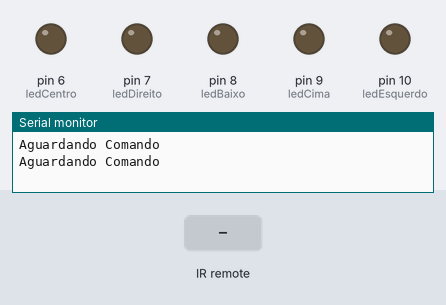
This sketch was run on a simulated Arduino Uno, built with avr-gcc and run on an emulated ATmega328P. Parts: output pins drawn as LEDs (lit = HIGH), the last lines printed to the serial monitor. The test bench sets the inputs (shaded band).

Above: at 1.8 s.
1.9 s: infrared code 0xFF18E7 received
At 3.2 s:
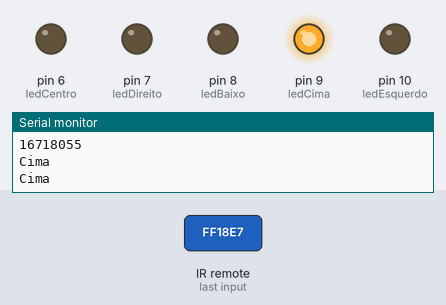
3.5 s: infrared code 0xFF10EF received
At 4.8 s:
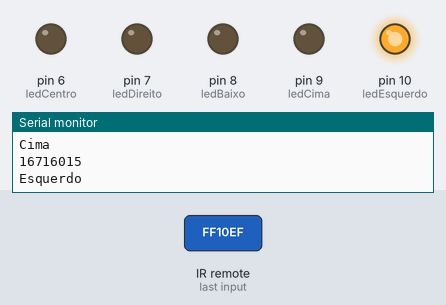
5.5 s: infrared code 0xFF38C7 received
At 6.3 s:
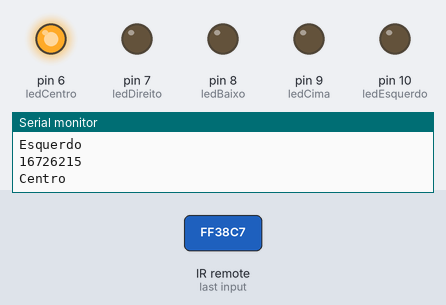
7.5 s: infrared code 0xFF5AA5 received
At 9.1 s:
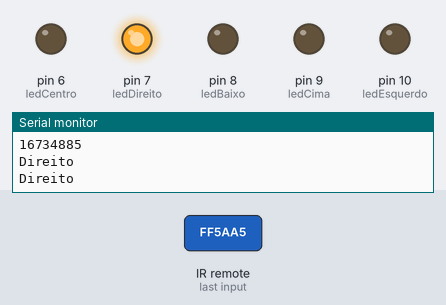
9.5 s: infrared code 0xFF4AB5 received
At 10.6 s:
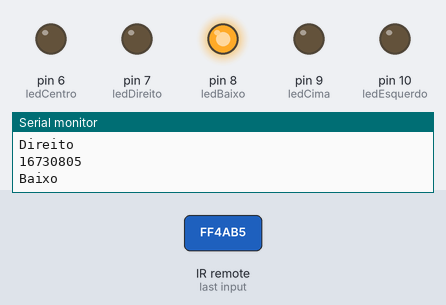
Timing chart, 0 to 12.5 s (numbered marks = the images above; inputs shaded):
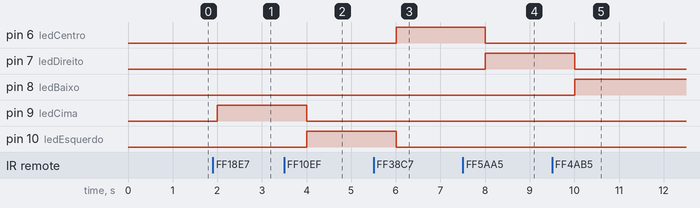

The sketch:

Aula015.ino
```cpp
#include <IRremote.h>

int pinoIR = 13;
int ledDireito = 7;
int ledBaixo = 8;
int ledCima = 9;
int ledEsquerdo = 10;
int ledCentro = 6;

#define tecla2 0xFF18E7
#define tecla4 0xFF10EF
#define tecla5 0xFF38C7
#define tecla6 0xFF5AA5
#define tecla8 0xFF4AB5

unsigned long valorAtual = 0x0;

IRrecv receptorIR(pinoIR);
decode_results valores;

void setup() {
  Serial.begin(9600);
  receptorIR.enableIRIn();
  pinMode(ledEsquerdo, OUTPUT);
  pinMode(ledDireito, OUTPUT);
  pinMode(ledCima, OUTPUT);
  pinMode(ledBaixo, OUTPUT);
  pinMode(ledCentro, OUTPUT);
}

void loop() {
  digitalWrite(ledEsquerdo, LOW);
  digitalWrite(ledDireito, LOW);
  digitalWrite(ledCima, LOW);
  digitalWrite(ledBaixo, LOW);
  digitalWrite(ledCentro, LOW);

  if (receptorIR.decode(&valores)) {
    valorAtual = valores.value;
    Serial.println(valorAtual);
    receptorIR.resume();
  }

  switch (valores.value) {
    case tecla2:
    digitalWrite(ledCima, HIGH);
    Serial.println("Cima");
    delay(1000);
    break;

    case tecla8:
    digitalWrite(ledBaixo, HIGH);
    Serial.println("Baixo");
    delay(1000);
    break;

    case tecla4:
    digitalWrite(ledEsquerdo, HIGH);
    Serial.println("Esquerdo");
    delay(1000);
    break;

    case tecla6:
    digitalWrite(ledDireito, HIGH);
    Serial.println("Direito");
    delay(1000);
    break;

    case tecla5:
    digitalWrite(ledCentro, HIGH);
    Serial.println("Centro");
    delay(1000);
    break;

    default:
    Serial.println("Aguardando Comando");
    digitalWrite(ledEsquerdo, LOW);
    digitalWrite(ledDireito, LOW);
    digitalWrite(ledCima, LOW);
    digitalWrite(ledBaixo, LOW);
    digitalWrite(ledCentro, LOW);
    delay(1000);
  }
}
```

Measured:
- after the input at 1.9 s, pin 9 (ledCima): LOW → HIGH after 0.10 s
- after the input at 3.5 s, pin 9 (ledCima): HIGH → LOW after 0.50 s; pin 10 (ledEsquerdo): LOW → HIGH after 0.50 s
- after the input at 5.5 s, pin 6 (ledCentro): LOW → HIGH after 0.51 s; pin 10 (ledEsquerdo): HIGH → LOW after 0.50 s
- after the input at 7.5 s, pin 6 (ledCentro): HIGH → LOW after 0.51 s; pin 7 (ledDireito): LOW → HIGH after 0.51 s
- after the input at 9.5 s, pin 7 (ledDireito): HIGH → LOW after 0.51 s; pin 8 (ledBaixo): LOW → HIGH after 0.51 s
